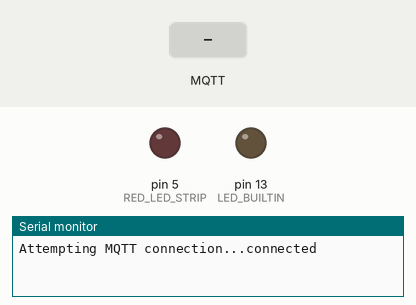
The sketch below on a simulated Arduino Uno, built for the host (arithmetic inside an expression is 32-bit, double 64-bit). On the bench: output pins drawn as LEDs (lit = HIGH), the last lines printed to the serial monitor. The inputs (shaded band) are chosen by the test bench. WiFi joins after 1.5 s; servers stay silent unless stated; no MQTT or app messages arrive unless stated.

Above: at 2.7 s.
2.8 s: MQTT message "1" arrives on the first subscribed topic
At 3.4 s:
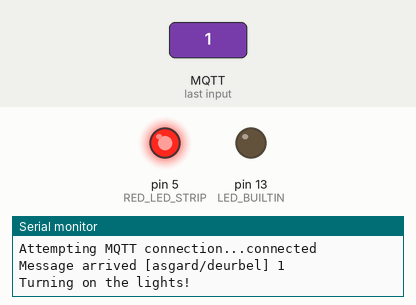
Timing chart, 0 to 14.6 s (numbered marks = the images above; inputs shaded):
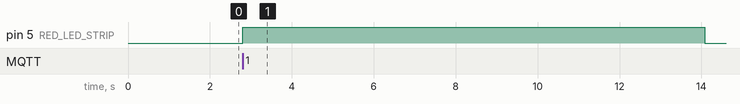

Measured:
- after the input at 2.8 s, pin 5 (RED_LED_STRIP): LOW → HIGH at once, → LOW 11.3 s later

The sketch:

Arduino_HJ_Lamp.ino
```cpp
#include <SPI.h>
#include <EthernetENC.h>
#include <PubSubClient.h>
#include <string.h>

#define RED_LED_STRIP 5

// Update these with values suitable for your network.
byte mac[]    = {  0xDE, 0xED, 0xBA, 0xFE, 0xFE, 0xED };
IPAddress ip(192, 168, 178, 200);
IPAddress server(192, 168, 178, 84);
EthernetClient ethClient;
PubSubClient client(ethClient);

void toggleLights() {
  Serial.println("Turning on the lights!");
  analogWrite(RED_LED_STRIP, 255);
  delay(10000);
  for (int i = 0; i <= 255; i++) {
    analogWrite(RED_LED_STRIP, 255 - i);
    delay(5);
  }
}

void callback(char* topic, byte* payload, unsigned int length) {
  Serial.print("Message arrived [");
  Serial.print(topic);
  Serial.print("] ");
  for (int i=0;i<length;i++) {
    Serial.print((char)payload[i]);
  }
  Serial.println();

  if(strcmp("asgard/deurbel", topic) == 0) {
    toggleLights();
  }
}

void warningBlink() {
  for (int i=0;i<5;i++) {\
    digitalWrite(LED_BUILTIN, HIGH);   // turn the LED on (HIGH is the voltage level)
    delay(500);                       // wait for a second
    digitalWrite(LED_BUILTIN, LOW);    // turn the LED off by making the voltage LOW
    delay(500);                       // wait for a second
  }
}

void reconnect() {
  // Loop until we're reconnected
  Serial.print("Attempting MQTT connection...");
    // Attempt to connect
    if (client.connect("arduinoClient")) {
      Serial.println("connected");
      // Once connected, publish an announcement...
      client.publish("asgard/deurcontroller","ON");
      // ... and resubscribe
      client.subscribe("asgard/deurbel");
    } else {
      Serial.print("failed, rc=");
      Serial.print(client.state());
      Serial.println(" try again in 5 seconds");

      warningBlink();
    }
}

void setup()
{
  pinMode(LED_BUILTIN, OUTPUT);

  Serial.begin(57600);
  Ethernet.init(8);

  client.setServer("192.168.178.84", 1883);
  client.setCallback(callback);

  Ethernet.begin(mac, ip);

  // Allow the hardware to sort itself out
  delay(1500);
}

void loop()
{
  if (!client.connected()) {
    reconnect();
  }
  client.loop();
}
```
